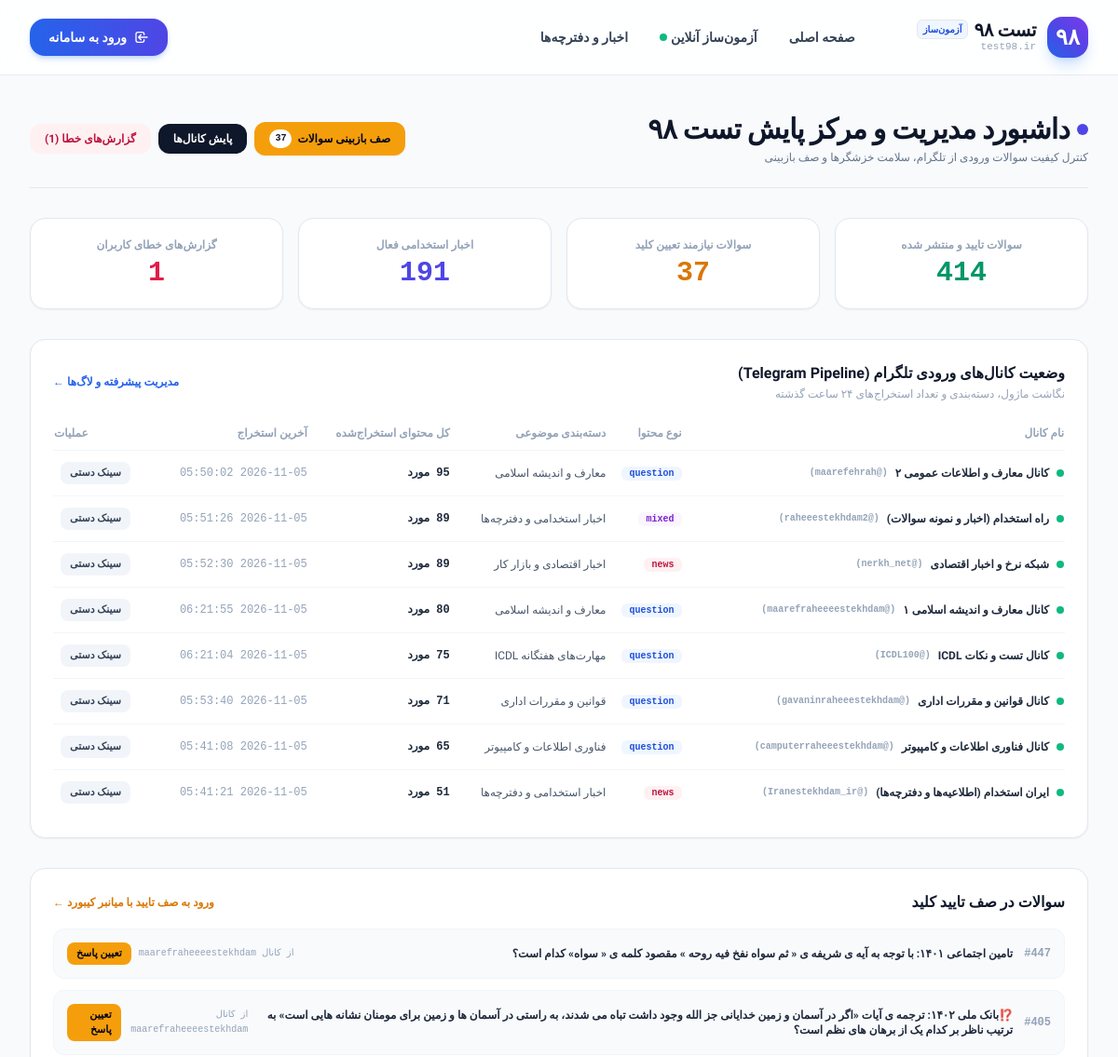
The app's page /admin/ (upper part), older data.
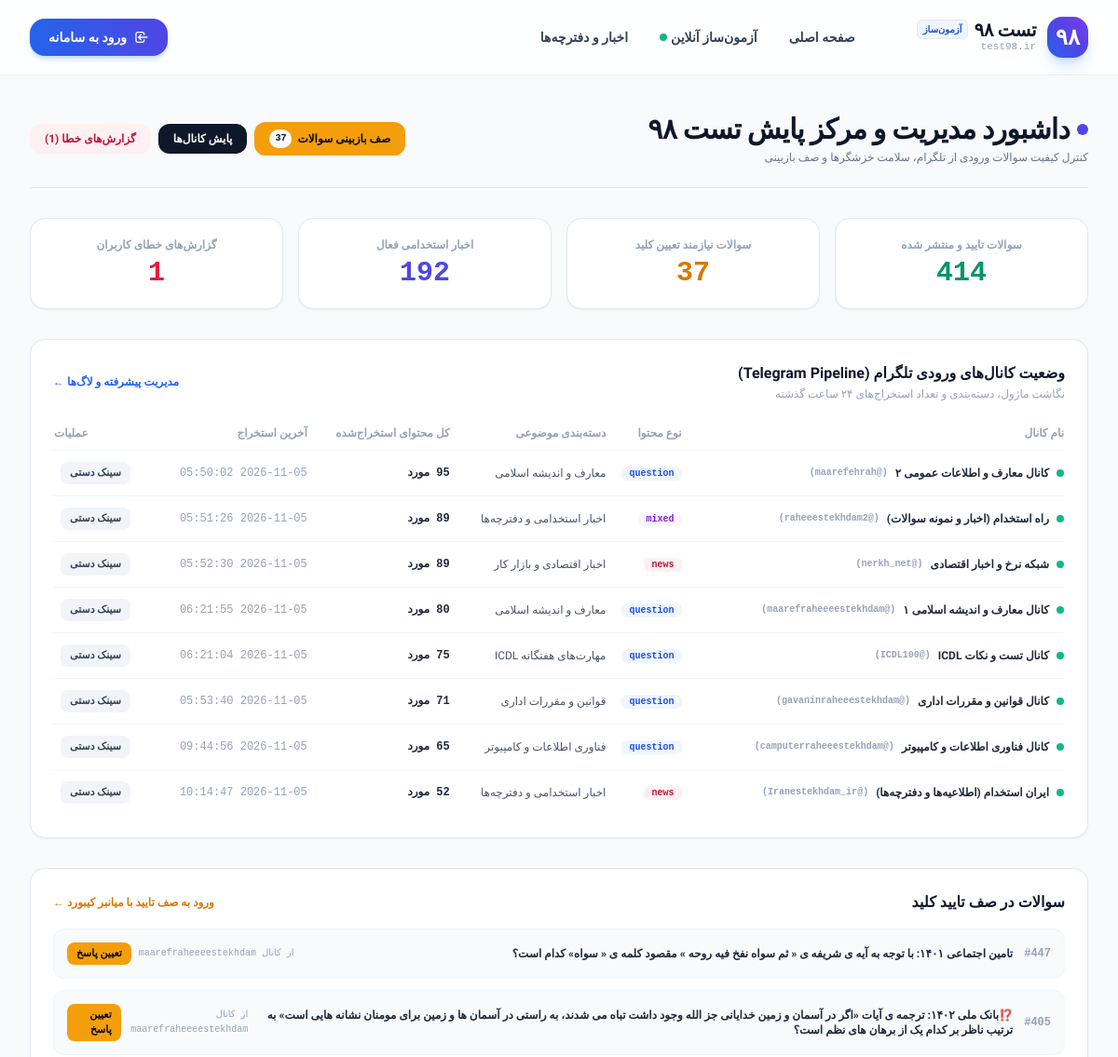
The same page, newer data.
### tables this page shows
CREATE TABLE crawler_channels (
                id INTEGER PRIMARY KEY AUTOINCREMENT,
                channel_username TEXT UNIQUE NOT NULL,
                content_type TEXT NOT NULL,     -- question, news, mixed
                category_code TEXT NOT NULL,
                name_fa TEXT,
                is_active INTEGER DEFAULT 1,
                last_msg_id INTEGER DEFAULT 0,
                total_extracted INTEGER DEFAULT 0,
                last_crawled_at TIMESTAMP, oldest_msg_id INTEGER DEFAULT 0,
                FOREIGN KEY (category_code) REFERENCES categories(code)
            );

CREATE TABLE categories (
                code TEXT PRIMARY KEY,
                name_fa TEXT NOT NULL,
                description TEXT,
                icon TEXT DEFAULT 'folder',
                color TEXT DEFAULT 'blue',
                is_exam INTEGER DEFAULT 1,
                is_news INTEGER DEFAULT 0
            );

### app/routers/admin.py (the view)
@router.get("", response_class=HTMLResponse)
@router.get("/", response_class=HTMLResponse)
async def admin_dashboard(request: Request, response: Response):
    user = await require_admin(request, response)
    async with get_db() as db:
        cursor = await db.execute("SELECT COUNT(*) FROM questions WHERE status = 'published'")
        published_q = (await cursor.fetchone())[0]
        cursor = await db.execute("SELECT COUNT(*) FROM questions WHERE status = 'needs_review'")
        pending_q = (await cursor.fetchone())[0]
        cursor = await db.execute("SELECT COUNT(*) FROM news")
        total_news = (await cursor.fetchone())[0]
        cursor = await db.execute("SELECT COUNT(*) FROM question_reports WHERE status = 'pending'")
        pending_reports = (await cursor.fetchone())[0]
        channels = await get_crawler_status()
        cursor = await db.execute("""
            SELECT id, question_text, category, source_channel, created_at
            FROM questions
            WHERE status = 'needs_review'
            ORDER BY id DESC LIMIT 5
        """)
        pending_samples = [dict(r) for r in await cursor.fetchall()]
    return templates.TemplateResponse(
        request=request,
        name="admin/dashboard.html",
        context={
            "user": user,
            "published_q": published_q,
            "pending_q": pending_q,
            "total_news": total_news,
            "pending_reports": pending_reports,
            "channels": channels,
            "pending_samples": pending_samples,
            "settings": settings
        }
    )

### app/templates/admin/dashboard.html (shortened to what the changed rows need)
{% extends "base.html" %}
{% block content %}
<div class="max-w-7xl mx-auto px-4 sm:px-6 lg:px-8 py-10">
    <div class="flex flex-col sm:flex-row items-start sm:items-center justify-between pb-6 mb-8 border-b border-slate-200 gap-4">
        <div>
            <div class="flex items-center gap-2 mb-1">
                <h1 class="text-2xl sm:text-3xl font-black text-slate-900 tracking-tight">داشبورد مدیریت و مرکز پایش تست ۹۸</h1>
            </div>
        </div>
    </div>
    <div class="grid grid-cols-2 md:grid-cols-4 gap-4 mb-8">
        <div class="bg-white p-5 rounded-2xl border border-slate-200 shadow-sm text-center">
            <span class="text-xs font-semibold text-slate-400 block mb-1">اخبار استخدامی فعال</span>
            <div class="text-3xl font-black font-mono text-indigo-600">{{ total_news }}</div>
        </div>
    </div>
    <div class="bg-white rounded-2xl border border-slate-200 p-6 shadow-sm mb-8">
        <div class="overflow-x-auto">
            <table class="w-full text-right text-xs">
                <thead>
                    <tr class="border-b border-slate-100 text-slate-400 pb-2">
                        <th class="py-2.5 font-bold">نام کانال</th>
                        <th class="py-2.5 font-bold">نوع محتوا</th>
                        <th class="py-2.5 font-bold">دسته‌بندی موضوعی</th>
                        <th class="py-2.5 font-bold">کل محتوای استخراج‌شده</th>
                        <th class="py-2.5 font-bold">آخرین استخراج</th>
                        <th class="py-2.5 font-bold text-left">عملیات</th>
                    </tr>
                </thead>
                <tbody class="divide-y divide-slate-100">
                    {% for ch in channels %}
                    <tr class="hover:bg-slate-50 transition-colors">
                        <td class="py-3 font-bold text-slate-800">
                            <div class="flex items-center gap-2">
                                <span class="w-2 h-2 rounded-full {% if ch.is_active %}bg-emerald-500{% else %}bg-slate-300{% endif %}"></span>
                                <span>{{ ch.name_fa or ch.channel_username }}</span>
                                <span class="text-[10px] text-slate-400 font-mono">(@{{ ch.channel_username }})</span>
                            </div>
                        </td>
                        <td class="py-3">
                            <span class="px-2 py-0.5 rounded-md font-mono text-[10px] font-bold
                                {% if ch.content_type == 'question' %}bg-blue-50 text-blue-700{% elif ch.content_type == 'news' %}bg-rose-50 text-rose-700{% else %}bg-purple-50 text-purple-700{% endif %}">
                                {{ ch.content_type }}
                            </span>
                        </td>
                        <td class="py-3 text-slate-600 font-medium">{{ ch.category_name }}</td>
                        <td class="py-3 font-mono font-bold text-slate-800">{{ ch.total_extracted }} مورد</td>
                        <td class="py-3 text-slate-400 font-mono">{{ ch.last_crawled_at or 'ثبت اولیه' }}</td>
                        <td class="py-3 text-left">
                            <form hx-post="/admin/crawlers/sync" hx-target="#sync-status-{{ ch.id }}" class="inline">
                                <button type="submit" class="px-2.5 py-1 rounded-lg bg-slate-100 hover:bg-slate-200 text-slate-700 font-bold text-[11px] transition-colors">
                                    سینک دستی
                                </button>
                            </form>
                        </td>
                    </tr>
                    {% endfor %}
                </tbody>
            </table>
        </div>
    </div>
</div>
{% endblock %}

Row changes from the older to the newer data that the page shows:
changed crawler_channels "کانال فناوری اطلاعات و کامپیوتر": last_crawled_at "2026-11-05 05:41:08" → "2026-11-05 09:44:56"
changed crawler_channels "ایران استخدام (اطلاعیه‌ها و دفترچه‌ها)": last_crawled_at "2026-11-05 05:41:21" → "2026-11-05 10:14:47"
Text that changed along with them:
{{ total_news }}: "191" → "192"
